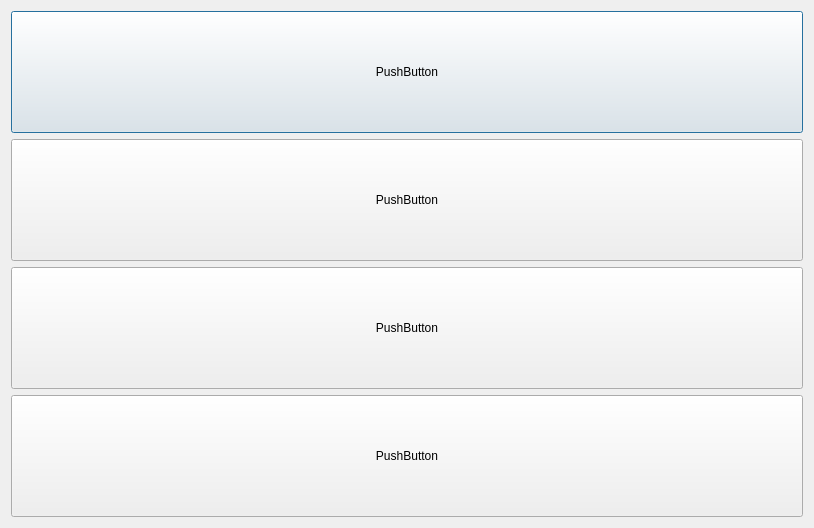
<?xml version="1.0" encoding="UTF-8"?>
<ui version="4.0">
 <class>Dialog</class>
 <widget class="QDialog" name="Dialog">
  <property name="geometry">
   <rect>
    <x>0</x>
    <y>0</y>
    <width>814</width>
    <height>528</height>
   </rect>
  </property>
  <property name="windowTitle">
   <string>Dialog</string>
  </property>
  <layout class="QVBoxLayout" name="verticalLayout">
   <item>
    <widget class="QPushButton" name="pushButton">
     <property name="sizePolicy">
      <sizepolicy hsizetype="Minimum" vsizetype="Preferred">
       <horstretch>0</horstretch>
       <verstretch>0</verstretch>
      </sizepolicy>
     </property>
     <property name="text">
      <string>PushButton</string>
     </property>
    </widget>
   </item>
   <item>
    <widget class="QPushButton" name="pushButton_4">
     <property name="sizePolicy">
      <sizepolicy hsizetype="Minimum" vsizetype="Preferred">
       <horstretch>0</horstretch>
       <verstretch>0</verstretch>
      </sizepolicy>
     </property>
     <property name="text">
      <string>PushButton</string>
     </property>
    </widget>
   </item>
   <item>
    <widget class="QPushButton" name="pushButton_3">
     <property name="sizePolicy">
      <sizepolicy hsizetype="Minimum" vsizetype="Preferred">
       <horstretch>0</horstretch>
       <verstretch>0</verstretch>
      </sizepolicy>
     </property>
     <property name="text">
      <string>PushButton</string>
     </property>
    </widget>
   </item>
   <item>
    <widget class="QPushButton" name="pushButton_2">
     <property name="sizePolicy">
      <sizepolicy hsizetype="Minimum" vsizetype="Preferred">
       <horstretch>0</horstretch>
       <verstretch>0</verstretch>
      </sizepolicy>
     </property>
     <property name="text">
      <string>PushButton</string>
     </property>
    </widget>
   </item>
  </layout>
 </widget>
 <resources/>
 <connections/>
</ui>
